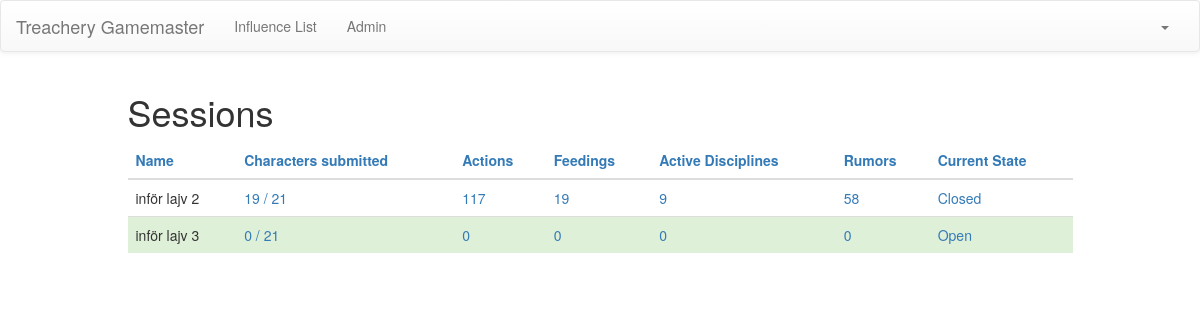
/gm/ (signed in), run on the app's committed database.
### players/models.py (models this page shows, shortened)
class Session(Model):
    name = CharField(max_length=200)
    previous = ForeignKey('Session',blank=True,null=True)
    is_open = BooleanField(default=True)
    is_special = BooleanField(default=False)
    action_set = ForeignKey(ActionOption,blank=True,null=True)
    feeding_domains = ManyToManyField(Domain, blank=True)
    def submitted(self):
        return [i for i in list(Character.objects.all()) if i.submitted(self)]

class Character(Model):
    name = CharField(max_length=200)
    user = OneToOneField(
                        User,
                        related_name='character',
                        blank=True,
                        null=True)
    nature  = ForeignKey(Nature,related_name='+')
    demeanor= ForeignKey(Nature,related_name='+')
    sire    = ForeignKey('Character',blank=True,null=True)
    clan    = ForeignKey(Clan,blank=True,null=True)
    generation = PositiveIntegerField(default=13)
    age     = ForeignKey(Age)
    titles  = ManyToManyField(Title, blank=True)
    open_goal1  = TextField(blank=True)
    open_goal2  = TextField(blank=True)
    hidden_goal = TextField(blank=True)
    attributes  = ManyToManyField(AttributeRating,    blank=True)
    specializations = ManyToManyField(Specialization, blank=True)
    disciplines = ManyToManyField(DisciplineRating,   blank=True)
    humanity   = PositiveIntegerField(default=7)
    max_willpower  = PositiveIntegerField(default=0)
    willpower  = PositiveIntegerField(default=0)
    blood      = PositiveIntegerField(default=10)
    bashing = PositiveIntegerField(default=0)
    lethal = PositiveIntegerField(default=0)
    aggravated = PositiveIntegerField(default=0)
    hooks  = ManyToManyField(Hook,  blank=True, related_name='master')
    resources  = PositiveIntegerField(default=0)
    rituals     = ManyToManyField(RitualRating,       blank=True)
    boons  = ManyToManyField(Boon,  blank=True)
    frenzyTriggers = TextField(blank=True)
    relationships = ManyToManyField(Relationship, related_name='master', blank=True)
    canon_fact        = ManyToManyField(CanonFact, blank=True)
    political_faction = ForeignKey(PoliticalFaction, blank=True,null=True)
    concept = TextField(blank=True)
    herd  = PositiveIntegerField(choices=((0,0),(1,1),(2,2),(3,3)),default=0)
    haven = PositiveIntegerField(choices=((0,0),(1,1),(2,2),(3,3)),default=0)
    equipment = ManyToManyField(Equipment, blank=True)
    weapons   = ManyToManyField(Weapon,    blank=True)
    ghouls    = ManyToManyField(Ghoul,     blank=True)
    exp          = PositiveIntegerField(default=0)
    humanity_exp = PositiveIntegerField(default=0)
    special_exp  = PositiveIntegerField(default=0)
    additional_notes = TextField(blank=True)
    def submitted(self, session):
        actions  = Action.objects.filter(character=self, session=session)
        feedings = Feeding.objects.filter(character=self, session=session)
        active_disciplines = ActiveDisciplines.objects.filter(character=self,
                                                              session=session)
        if len(actions) + len(feedings) + len(active_disciplines) > 0:
            return {'disc': active_disciplines,
                    'feed': feedings,
                    'actions': actions}
        else:
            return False

class Action(Model):
    result = PositiveIntegerField(default=0)
    action_type = ForeignKey(ActionType)
    character = ForeignKey(Character)
    session = ForeignKey(Session, related_name='actions')
    helpers = ManyToManyField(
        Character,
        related_name="allowedHelp",
        blank=True,
        help_text="People who you excpect help from on this action. (warning: they might betray you.) (Hold down Ctrl to select multiple choices.)")
    willpower = BooleanField(default=False,help_text="Do you want to spend a point of willpower for an automatic succses?")
    description = TextField(blank=True)
    resolved = CharField(
        max_length=10,
        choices=(
            (UNRESOLVED, 'Unresolved'),
            (PENDING, 'Pending'),
            (GM, 'Need GM attention'),
            (RESOLVED, 'Resolved')),
        default=UNRESOLVED)

class Feeding(Model):
    character = ForeignKey(Character)
    session = ForeignKey(Session, related_name='feedings')
    domain = ForeignKey(Domain,help_text="Where do you want to feed?")
    feeding_points = PositiveIntegerField(help_text="How many feeding points do you want to take from this domain?")
    discipline = ForeignKey(DisciplineRating, blank=True, null=True,help_text="What discipline (if any) do you use to feed?")
    description = TextField(help_text="Describe how go about feeding.")
    has_good_method = BooleanField(default=True)
    has_permission = BooleanField(default=True)
    incidents = PositiveIntegerField(default=0)
    incident_roll = PositiveIntegerField(default=0)
    resolved = CharField(
        max_length=10,
        choices=((UNRESOLVED, 'Unresolved'), (PENDING, 'Pending'), (
            RESOLVED, 'Resolved')),
        default=UNRESOLVED)

class ActiveDisciplines(Model):
    character = ForeignKey(Character)
    session = ForeignKey(Session, related_name='active_disciplines')
    disciplines = ManyToManyField(DisciplineRating, blank=True,help_text="Which disciplines do you want to use during the downtime? (Hold down Ctrl to select multiple choices.)")

class Rumor(Model):
    influence = ForeignKey(Influence, blank=True,null=True)
    canonFact = ForeignKey(CanonFact, blank=True,null=True)
    session = ForeignKey(Session, related_name='rumors')
    recipients = ManyToManyField(
        Character,
        blank=True,
        related_name='rumors')
    description = TextField()
    gm_note = TextField(blank=True)
    rumor_type = CharField(
        max_length=15,
        choices=((RUMOR_INFLUENCE, 'Influence'),
                 (RUMOR_ANIMAL, 'Animal'),
                 (RUMOR_FACTION, 'Faction'),
                 (RUMOR_FACT, 'Fact'),
                 (RUMOR_VAMPIRE, 'Vampire')),
        default=RUMOR_INFLUENCE)

### gamemaster/views.py (the view)
class SessionListView(ListView):
    model = Session
    template_name = 'list.html'
    def get_context_data(self, **kwargs):
        context = super(SessionListView, self).get_context_data(**kwargs)
        context['characters'] = Character.objects.all()
        context['type'] = 'sessions'
        context['sessions'] = self.object_list
        return context

### gamemaster/templates/list.html (shortened to what this page needs)
{% extends "gm_base.html" %}
{% block head %}
  {% load staticfiles %}
  <link rel="stylesheet" href="{% static "gamemaster/css/jquery.dynatable.css" %}" />
{% endblock %}
{% block content %}
  <div class="container">
    {% include "elements/"|add:type|add:".html" %}
  </div>
{% endblock %}

### gamemaster/templates/elements/sessions.html (shortened to what this page needs)
<div class="row">
  <div class="col-md-10 col-md-offset-1">
    <h1>Sessions</h1>
  </div>
</div>
<div class="row">
  <div class="col-md-offset-1 col-md-10">
    <table id="session-table" class="table table-hover">
      <thead>
        <tr>
          <th class="dynatable-head">Name</th>
          <th class="dynatable-head">Characters submitted</th>
          <th class="dynatable-head">Actions</th>
          <th class="dynatable-head">Feedings</th>
          <th class="dynatable-head">Active Disciplines</th>
          <th class="dynatable-head">Rumors</th>
          <th class="dynatable-head">Current State</th>
        </tr>
      </thead>
      <tbody>
        {% for session in sessions %}
        <tr class="{% if session.is_open %}success{% endif %}">
          <td>{{ session.name }}</td>
          <td><a href="{% url 'characters' session.id %}">{{ session.submitted | length }} / {{ characters | length }}</a></td>
          <td><a href="{% url 'actions' session.id %}">{{ session.actions.all | length }}</a></td>
          <td><a href="{% url 'feedings' session.id %}">{{ session.feedings.all | length }}</a></td>
          <td><a href="{% url 'disciplines' session.id %}">{{ session.active_disciplines.all | length }}</a></td>
          <td><a href="{% url 'rumors' session.id %}">{{ session.rumors.all | length }}</td>
          <td><a href="{% url 'toggle_session' session.id %}">{% if session.is_open %}Open{% else %}Closed{% endif %}</td>
        </tr>
        {% endfor %}
      </tbody>
    </table>
  </div>
</div>

### data on the page
Session: name "inför lajv 2", submitted|length "19", characters "21", actions.all|length "117", feedings.all|length "19", active_disciplines.all|length "9", rumors.all|length "58", is_open "Closed"
Session: name "inför lajv 3", submitted|length "0", characters "21", actions.all|length "0", feedings.all|length "0", active_disciplines.all|length "0", rumors.all|length "0", is_open "Open"
